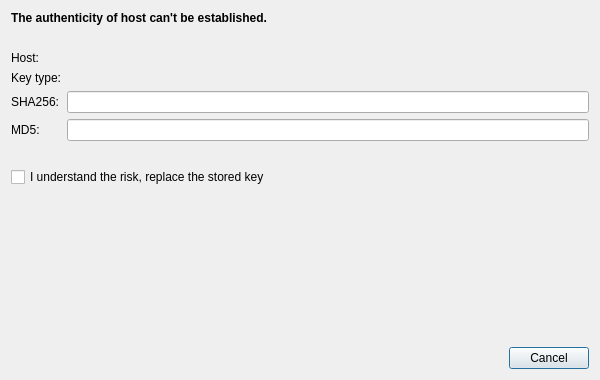
<?xml version="1.0" encoding="UTF-8"?>
<ui version="4.0">
 <class>HostKeyDialog</class>
 <widget class="QDialog" name="HostKeyDialog">
  <property name="geometry">
   <rect>
    <x>0</x>
    <y>0</y>
    <width>600</width>
    <height>380</height>
   </rect>
  </property>
  <property name="windowTitle">
   <string>Host Key Verification</string>
  </property>
  <layout class="QVBoxLayout" name="verticalLayout">
   <item>
    <widget class="QLabel" name="labelHeadline">
     <property name="font">
      <font>
       <bold>true</bold>
      </font>
     </property>
     <property name="text">
      <string>The authenticity of host can't be established.</string>
     </property>
     <property name="wordWrap">
      <bool>true</bool>
     </property>
    </widget>
   </item>
   <item>
    <widget class="QLabel" name="labelExplanation">
     <property name="text">
      <string/>
     </property>
     <property name="wordWrap">
      <bool>true</bool>
     </property>
    </widget>
   </item>
   <item>
    <layout class="QFormLayout" name="formLayout">
     <property name="fieldGrowthPolicy">
      <enum>QFormLayout::FieldGrowthPolicy::ExpandingFieldsGrow</enum>
     </property>
     <item row="0" column="0">
      <widget class="QLabel" name="labelHostCaption">
       <property name="text">
        <string>Host:</string>
       </property>
      </widget>
     </item>
     <item row="0" column="1">
      <widget class="QLabel" name="labelHost">
       <property name="text">
        <string/>
       </property>
       <property name="textInteractionFlags">
        <set>Qt::TextInteractionFlag::TextSelectableByMouse</set>
       </property>
      </widget>
     </item>
     <item row="1" column="0">
      <widget class="QLabel" name="labelKeyTypeCaption">
       <property name="text">
        <string>Key type:</string>
       </property>
      </widget>
     </item>
     <item row="1" column="1">
      <widget class="QLabel" name="labelKeyType">
       <property name="text">
        <string/>
       </property>
       <property name="textInteractionFlags">
        <set>Qt::TextInteractionFlag::TextSelectableByMouse</set>
       </property>
      </widget>
     </item>
     <item row="2" column="0">
      <widget class="QLabel" name="labelSha256Caption">
       <property name="text">
        <string>SHA256:</string>
       </property>
      </widget>
     </item>
     <item row="2" column="1">
      <widget class="QLineEdit" name="editFingerprintSha256">
       <property name="toolTip">
        <string>SHA256 fingerprint of the server's host key (as shown by ssh-keygen -lf)</string>
       </property>
       <property name="readOnly">
        <bool>true</bool>
       </property>
      </widget>
     </item>
     <item row="3" column="0">
      <widget class="QLabel" name="labelMd5Caption">
       <property name="text">
        <string>MD5:</string>
       </property>
      </widget>
     </item>
     <item row="3" column="1">
      <widget class="QLineEdit" name="editFingerprintMd5">
       <property name="toolTip">
        <string>Legacy MD5 fingerprint (as shown by ssh-keygen -E md5 -lf)</string>
       </property>
       <property name="readOnly">
        <bool>true</bool>
       </property>
      </widget>
     </item>
    </layout>
   </item>
   <item>
    <widget class="QLabel" name="labelMessage">
     <property name="text">
      <string/>
     </property>
     <property name="wordWrap">
      <bool>true</bool>
     </property>
    </widget>
   </item>
   <item>
    <widget class="QCheckBox" name="checkUnderstand">
     <property name="text">
      <string>I understand the risk, replace the stored key</string>
     </property>
    </widget>
   </item>
   <item>
    <widget class="QLabel" name="labelKnownHosts">
     <property name="text">
      <string/>
     </property>
     <property name="wordWrap">
      <bool>true</bool>
     </property>
     <property name="textInteractionFlags">
      <set>Qt::TextInteractionFlag::TextSelectableByMouse</set>
     </property>
    </widget>
   </item>
   <item>
    <spacer name="verticalSpacer">
     <property name="orientation">
      <enum>Qt::Orientation::Vertical</enum>
     </property>
     <property name="sizeHint" stdset="0">
      <size>
       <width>20</width>
       <height>8</height>
      </size>
     </property>
    </spacer>
   </item>
   <item>
    <widget class="QDialogButtonBox" name="buttonBox">
     <property name="orientation">
      <enum>Qt::Orientation::Horizontal</enum>
     </property>
     <property name="standardButtons">
      <set>QDialogButtonBox::StandardButton::Cancel</set>
     </property>
    </widget>
   </item>
  </layout>
 </widget>
 <resources/>
 <connections/>
</ui>
